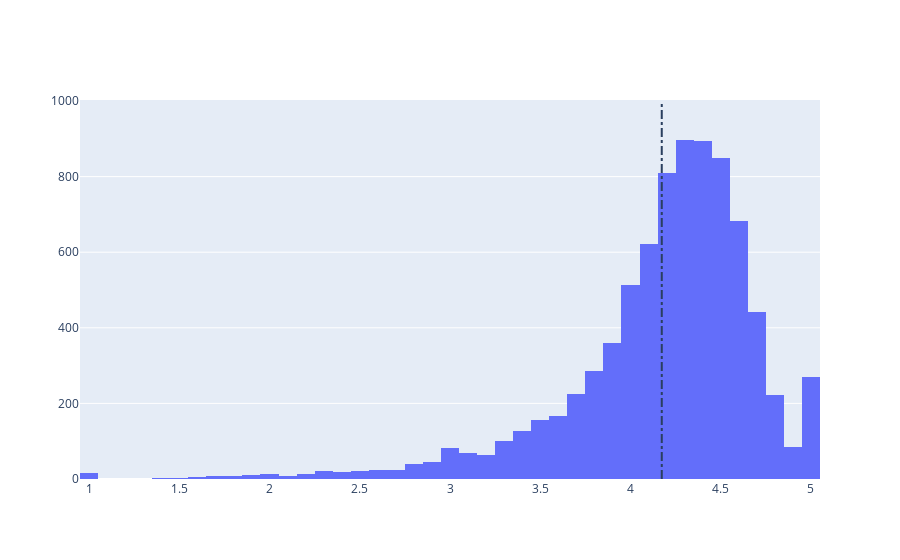

Notebook cell for this chart:
### Markdown cell above
## 5. Distribution of app ratings
<p>After having witnessed the market share for each category of apps, let's see how all these apps perform on an average. App ratings (on a scale of 1 to 5) impact the discoverability, conversion of apps as well as the company's overall brand image. Ratings are a key performance indicator of an app.</p>
<p>From our research, we found that the average volume of ratings across all app categories is <code>4.17</code>. The histogram plot is skewed to the left indicating that the majority of the apps are highly rated with only a few exceptions in the low-rated apps.</p>

### Code cell
# Average rating of apps
avg_app_rating = apps["Rating"].mean()
print('Average app rating = ', avg_app_rating)

# Distribution of apps according to their ratings
data = [go.Histogram(
        x = apps['Rating']
)]

# Vertical dashed line to indicate the average app rating
layout = {'shapes': [{
              'type' :'line',
              'x0': avg_app_rating,
              'y0': 0,
              'x1': avg_app_rating,
              'y1': 1000,
              'line': { 'dash': 'dashdot'}
          }]
          }

plotly.offline.iplot({'data': data, 'layout': layout})

### Figure 1 — Plotly figure (JSON) as saved in the notebook; plotly's stock layout.template omitted (floating-point values rounded to 4 significant figures; data arrays with more than 128 entries replaced by an {"elided": "..."} marker saying what was removed)
{"data": [{"type": "histogram", "x": {"elided": "9659 float values"}}], "layout": {"shapes": [{"line": {"dash": "dashdot"}, "type": "line", "x0": 4.173, "x1": 4.173, "y0": 0, "y1": 1000}]}}
